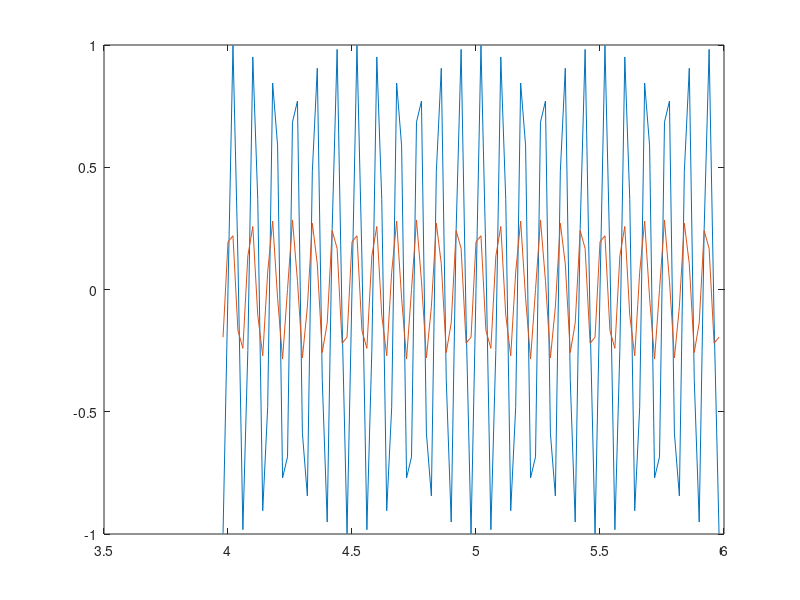

Here is the MATLAB script that generated this plot:
clear all
b=remez(199, [0.0, 0.45, 0.5, 1.0], [1.0,1.0,0.0,0.0]);
Fs=50;
t=(0:1/Fs:20);
x=sin(2*pi*12.0*t);
y=filter(b,1,x);
plot(t(200:300),x(200:300),t(200:300),y(200:300))
